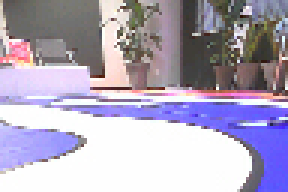
#> input picture data/test/10/10-120925.jpg, 96 x 64 px (shown 3 times larger); its folder holds only this picture in this run
$ python -i dataset.py   (imports and definitions only)
#> lines starting #> are read from the running program, lines starting #| are printed output that depends on the picture
#> further down, picture is the input picture: shape (64, 96, 3); mean B, G, R 189, 167.7, 175.9
'''
dataset.py: 生成训练数据
训练数据仅由10张标准数字图片组成。
使用COCO开源数据集进行数据增强，即将标准数字图片随机贴图到COCO数据集中的图片中，组成一张训练图片。
如果一张COCO数据集的图片没有被贴图数字图片，则将其作为负样本。
同时增加HSV增强、射影变换增强、模糊增强。
训练数据一共分为11类，数字0-9和负样本（无任何数字的图片）
'''
import numpy as np
import random
import math
import cv2
import os

# HSV增强（参考：YOLOv5）
def augment_hsv(img, hgain=0.02, sgain=0.6, vgain=0.6):
#> called with hgain = 0.02, sgain = 0.6, vgain = 0.6
    r = np.random.uniform(-1, 1, 3) * [hgain, sgain, vgain] + 1  # random gains
    hue, sat, val = cv2.split(cv2.cvtColor(img, cv2.COLOR_BGR2HSV))
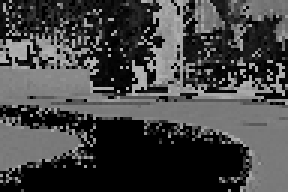
#> hue: shape (64, 96) (shown 3 times larger); min 0, max 179, mean 67.8
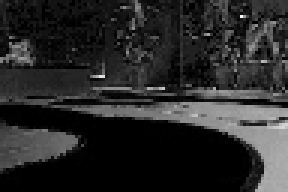
#> sat: shape (64, 96) (shown 3 times larger); min 0, max 249, mean 40.9
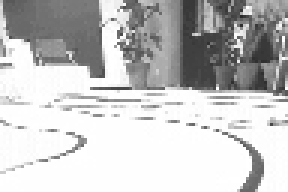
#> val: shape (64, 96) (shown 3 times larger); min 41, max 255, mean 196.4
    dtype = img.dtype  # uint8

    x = np.arange(0, 256, dtype=np.int16)
    lut_hue = ((x * r[0]) % 180).astype(dtype)
    lut_sat = np.clip(x * r[1], 0, 255).astype(dtype)
#> lut_sat = 256 values from 0 to 255
    lut_val = np.clip(x * r[2], 0, 255).astype(dtype)
#> lut_val = 256 values from 0 to 255

    img_hsv = cv2.merge((cv2.LUT(hue, lut_hue), cv2.LUT(sat, lut_sat), cv2.LUT(val, lut_val))).astype(dtype)
#> img_hsv: shape (64, 96, 3); mean H, S, V 67.8, 51, 204.3
    cv2.cvtColor(img_hsv, cv2.COLOR_HSV2BGR, dst=img)  # no return needed
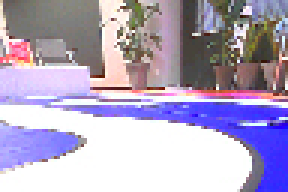
#> img: shape (64, 96, 3) (shown 3 times larger); mean B, G, R 194.1, 166.7, 177.9

# 射影变换增强（参考：YOLOv5）
# [57 lines left out: functions random_perspective, motion_blur, not called in this run]

'''
class_num: 分类数量（取11）
pos_dir: 正样本所在目录。该目录下应该分别有0~(class_num-1)共计class_num-1个子文件夹。
neg_dir: 负样本（背景图）所在目录。建议使用COCO开源数据集。该目录下应该有若干张背景图片。
size: 增强后的图片分辨率（目前取160*64）。背景图会被直接resize成该分辨率，而正样本会成比例随机贴图到背景图上。
num: 数据集的大小（None则取负样本的数据）
'''
class MyDataset:
    # [9 lines left out: function __init__, not called in this run]

    def __len__(self):
        return self.num

    # 生成一个训练数据。idx不起作用，因为每次生成都是随机选取图片。
    # [48 lines left out: function __getitem__, not called in this run]


# 一次性生成一批训练数据，用来加速训练
# [19 lines not run here, left out]

>>> import cv2
>>> picture = cv2.imread('data/test/10/10-120925.jpg')
>>> result = augment_hsv(picture)

$ run again, on data/test/10/10-123482.jpg
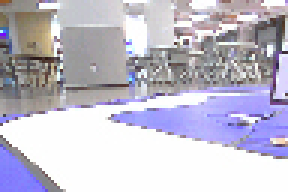
#> input picture data/test/10/10-123482.jpg, 96 x 64 px (shown 3 times larger)
#> picture is the input picture: shape (64, 96, 3); mean B, G, R 204.2, 189.4, 192.9
#> in augment_hsv, `hue, sat, val = cv2.split(cv2.cvtColor(img, cv2.COLOR_BGR2HSV))`:
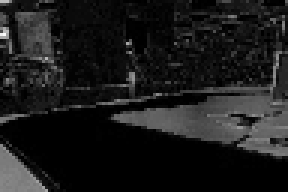
#> sat: shape (64, 96) (shown 3 times larger); min 0, max 251, mean 26.9
#> img_hsv: shape (64, 96, 3); mean H, S, V 71.9, 33.4, 218.9
#> in augment_hsv, `cv2.cvtColor(img_hsv, cv2.COLOR_HSV2BGR, dst=img)`:
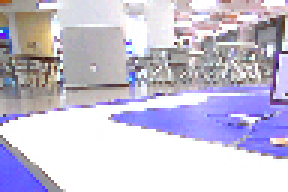
#> img: shape (64, 96, 3) (shown 3 times larger); mean B, G, R 213.2, 194, 198.9

$ run again, on data/test/10/10-138446.jpg
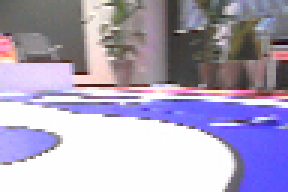
#> input picture data/test/10/10-138446.jpg, 96 x 64 px (shown 3 times larger)
#> picture is the input picture: shape (64, 96, 3); mean B, G, R 189.2, 163.9, 172.1
#> in augment_hsv, `hue, sat, val = cv2.split(cv2.cvtColor(img, cv2.COLOR_BGR2HSV))`:
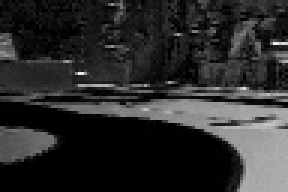
#> sat: shape (64, 96) (shown 3 times larger); min 0, max 241, mean 43.8
#> img_hsv: shape (64, 96, 3); mean H, S, V 69.2, 54.7, 204.5
#> in augment_hsv, `cv2.cvtColor(img_hsv, cv2.COLOR_HSV2BGR, dst=img)`:
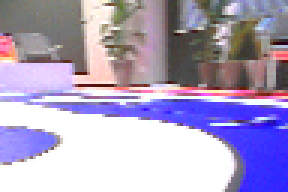
#> img: shape (64, 96, 3) (shown 3 times larger); mean B, G, R 194.8, 162.2, 173.4

$ run again, on data/test/10/10-139437.jpg
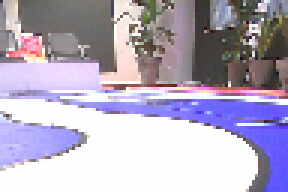
#> input picture data/test/10/10-139437.jpg, 96 x 64 px (shown 3 times larger)
#> picture is the input picture: shape (64, 96, 3); mean B, G, R 192.4, 171.8, 180.1
#> in augment_hsv, `hue, sat, val = cv2.split(cv2.cvtColor(img, cv2.COLOR_BGR2HSV))`:
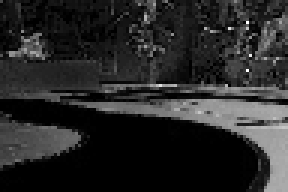
#> sat: shape (64, 96) (shown 3 times larger); min 0, max 255, mean 39.7
#> img_hsv: shape (64, 96, 3); mean H, S, V 67.1, 49.5, 207.2
#> in augment_hsv, `cv2.cvtColor(img_hsv, cv2.COLOR_HSV2BGR, dst=img)`:
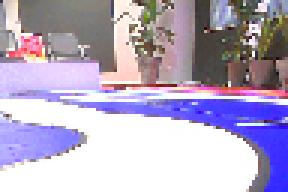
#> img: shape (64, 96, 3) (shown 3 times larger); mean B, G, R 197.2, 170.8, 182
